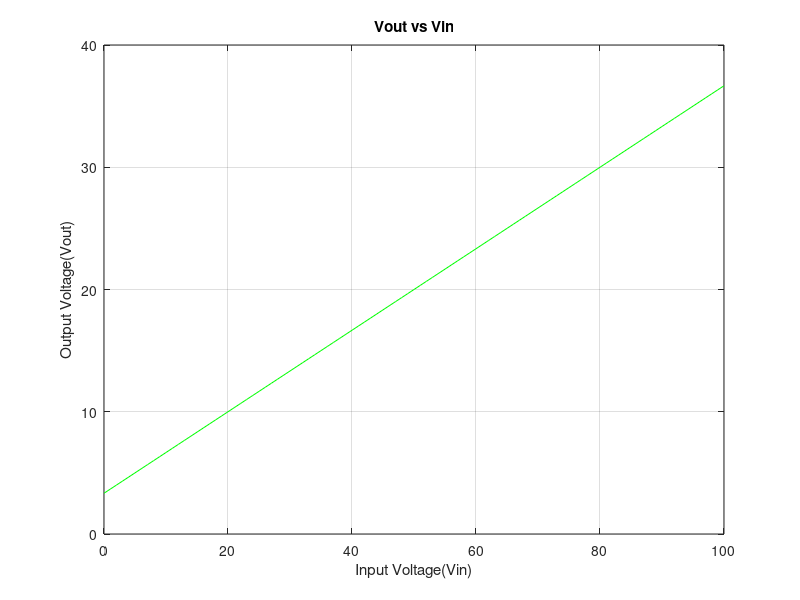

Source code (MATLAB):
%The circuit is given where V1 is variable source voltage and we have to
%find out the voltage across resistor R4 for that.
%Here,
R1 = 10;
R2 = 10;
R3 = 5;
R4 = 20;
Vin = 0:100;    % Vin ranges from 0 to 100 with unity interval
V2 = 10;
%Writing the eqn of Mesh 1,
%20*I1 - 10*I2 = Vin - 10;

%Writing the eqn of Mesh 2,
%10*I1 - 35*I2 = -10;

%Then,

I1 = (35/600)*(Vin + 10) - 1;
I2 = (Vin + 10)/60;

Vout = I2*R4;

plot(Vin,Vout,"g");
grid on;
xlabel("Input Voltage(Vin)");
ylabel("Output Voltage(Vout)");
title("Vout vs Vin");

%saveas(gcf, 'Fig3.png');